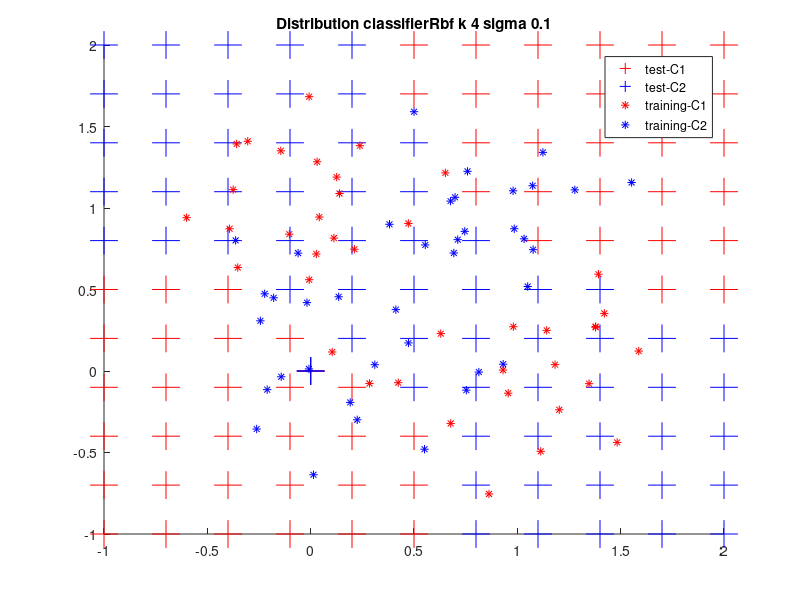

The MATLAB source for this figure:
#! /usr/bin/octave -qf

global mu = [0, 1; 1, 0; 0, 0; 1, 1];
global sigma = sqrt(0.1);
global nSampPerClass = 40;


# Generate samples
function _samples = generateSamples()
	global mu;
	global sigma;
	global nSampPerClass;

	_samples = [];
	samplesC1X = [];
	samplesC1Y = [];
	samplesC2X = [];
	samplesC2Y = [];

	subC1 = [[], []; [], []];
	subC2 = [[], []; [], []];
	for p = 1:2
		for d = 1:2
			myMu = mu(p, d);
			for s = 1:nSampPerClass
				subC1(p, d, s) = myMu + sigma*randn;
			endfor
		endfor
	endfor
	for p = 1:2
		for d = 1:2
			myMu = mu(2+p, d);
			for s = 1:nSampPerClass
				subC2(p, d, s) = myMu + sigma*randn;
			endfor
		endfor
	endfor

	for s = 1:nSampPerClass
		ci = 1 + mod(s, 2);
		x = subC1(ci, 1, s);
		y = subC1(ci, 2, s);
		samplesC1X(end+1) = x;
		samplesC1Y(end+1) = y;
	endfor

	for s = 1:nSampPerClass
		ci = 1 + mod(s, 2);
		x = subC2(ci, 1, s);
		y = subC2(ci, 2, s);
		samplesC2X(end+1) = x;
		samplesC2Y(end+1) = y;
	endfor

	_samples = [samplesC1Y; samplesC1X; samplesC2Y; samplesC2X];
endfunction


# measure distance between two data points
function _distance = distance(p1, p2)
	_distance = norm(p1-p2);
endfunction

# convenience function to access a datapoint
function _point = getPoint(data, index)
	_point = [data(index, 1), data(index, 2)];
endfunction



# 9.1 k Nearest Neighbors

function _knn = knn(dataTrainingC, point, k)
	distances = [];
	n = length(dataTrainingC);
	for i = 1:n # iterate over all training points
		x = getPoint(dataTrainingC, i); # training data point
		t = dataTrainingC(i, 3); # label
		# add distance and target of current point
		distances = [distances; distance(point, x), t];
	endfor
	distances = sortrows(distances); # sort rows (by first column -> sort by distance ascending)
	distances(k+1:end,:)=[]; # delete everything except the first k rows
	s = sum(distances, 1); # sum along the cols
	s(:,1) = []; # keep only the label sum
	_knn = round(s / k);
endfunction


# 9.2 Parzen Windows

function _pn = pn(dataTrainingC, point, parzenSigma)
	classesWeighted = [0, 0];
	n = length(dataTrainingC);
	for i = 1:n # iterate over all training points
		x = getPoint(dataTrainingC, i); # training data point
		t = dataTrainingC(i, 3); # label
		# add distance and target of current point
		classesWeighted(t) += 1 / sqrt(2*pi*parzenSigma^2) * exp(-distance(point, x)^2 / (2*parzenSigma^2));
	endfor
	if classesWeighted(1) > classesWeighted(2)
		_pn = 1;
	else
		_pn = 2;
	endif
endfunction



# 9.3 RBF Network

function _phi = phi(x, rbfMu, rbfSigma)
	_phi = exp(-1 * distance(x, rbfMu)^2 / 2 * rbfSigma^2);
endfunction

# calculate the k centroids
function _centroids = kmeans(dataTrainingC, k)
	n = length(dataTrainingC);
	# pick random data points as initial centroids
	t = [];
	for i = 1:k
		index = unidrnd(n);
		t = [t; getPoint(dataTrainingC, index)];
	endfor
	# update cenroids
	for i = 1:(10 * n)
		index = unidrnd(n);
		# choose data point
		x = getPoint(dataTrainingC, index);

		# determine closest centroid
		distances = [];
		for j = 1:length(t)
			distances = [distances; distance(x, t(j,:)), j];
		endfor
		distances = sortrows(distances);
		jnearest = distances(1,2);
		nearest = t(jnearest,:);

		# update centroid
		nearest = nearest + (1 / n) * (x - nearest);
		t(jnearest,:) = nearest;
	endfor
	_centroids = t;
endfunction


function plotClsDist(dataTrainingP, testC1, testC2, name)
	global mySamples;

	f = figure('Visible', 'off');
	hold on
	plot(testC1'(1,:), testC1'(2,:), 'r+', 'markersize', 20);
	plot(testC2'(1,:)', testC2'(2,:), 'b+', 'markersize', 20);

	plot(dataTrainingP(1,:), dataTrainingP(2,:), 'r*');
	plot(dataTrainingP(3,:), dataTrainingP(4,:), 'b*');
	title(strrep(strcat("Distribution_", name), "_", " "));
	legend(["test-C1"; "test-C2"; "training-C1"; "training-C2"]);
	print(strcat("out_", name, ".png"), "-dpng");
	hold off
endfunction


function _classifiedGrid = classifyGrid(dataTrainingC, classifier)
	global stepSize;

	_classifiedGrid = [];

	steps = -1 : stepSize : 2;
	for x = steps
		for y = steps
			tdi = length(_classifiedGrid) + 1;
			_classifiedGrid(tdi, 1) = x;
			_classifiedGrid(tdi, 2) = y;
			isInit = (x == -1) && (y == -1);
			_classifiedGrid(tdi, 3) = feval(classifier, dataTrainingC, [x, y], isInit);
		endfor
	endfor
endfunction



function _testClassData = separateTestDataIntoClasses(classifiedGrid, wantedClass)
	_testClassData = [];
	for tdi = 1:length(classifiedGrid)
		if classifiedGrid(tdi, 3) == wantedClass
			newInd = length(_testClassData) + 1;
			_testClassData(newInd, 1) = classifiedGrid(tdi, 1);
			_testClassData(newInd, 2) = classifiedGrid(tdi, 2);
			_testClassData(newInd, 3) = classifiedGrid(tdi, 3);
		end
	endfor
endfunction

function _cls = classifierKnn(dataTrainingC, point, isInit)
	global k;
	_cls = knn(dataTrainingC, point, k);
endfunction

function _cls = classifierParzen(dataTrainingC, point, isInit)
	global parzenSigma;
	_cls = pn(dataTrainingC, point, parzenSigma);
endfunction

function _cls = classifierRbf(dataTrainingC, point, isInit)
	global rbfK;
	global rbfSigma;
	global rbfMus;
	global rbfX;
	global rbfW;
	if isInit
		rbfMus = kmeans(dataTrainingC, rbfK);
		rbfX = dataTrainingC;
		rbfX(:,3:end)=[]; # delete the labels
		phiMatrix = [];
		for j = 1:rbfK
			phiCol = [];
			for alpha = 1:length(rbfX)
					phiCol = [phiCol; phi(rbfX(alpha), rbfMus(j), rbfSigma)];
			endfor
			phiMatrix = [phiMatrix phiCol];
		endfor
		% once we are here, phiMatrix is 80x4

		phiMatrix = [phiMatrix ones(length(rbfX), 1)]; % add bias, phiMatrix is now 80x5
		% get labels
		rbfT = dataTrainingC;
		rbfT(:,4)=[]; # delete the filler
		rbfT(:,1:2)=[]; # delete the data
		% comute weight vector
		rbfW = pinv(phiMatrix) * rbfT;
	endif

	% compute output
	y = 0;
	for j = 1:(rbfK)
		phiJ = phi(point, rbfMus(j), rbfSigma);
		y += rbfW(j) * phiJ;
	endfor
	% add bias
	y += y + rbfW(rbfK+1) * 1.0;

	if y < 0
		_cls = 1;
	else
		_cls = 2;
	endif
endfunction

function _cls = plotClassifier(dataTrainingC, dataTrainingP, classifier, nameSuffix)
	classifiedGrid = classifyGrid(dataTrainingC, classifier);
	testClassData1 = separateTestDataIntoClasses(classifiedGrid, 1);
	testClassData2 = separateTestDataIntoClasses(classifiedGrid, 2);

	name = strcat(classifier, "_", nameSuffix);
	plotClsDist(dataTrainingP, testClassData1, testClassData2, name);
endfunction


function plotKnn(dataTrainingC, dataTrainingP, myK)
	global k;
	k = myK;
	plotClassifier(dataTrainingC, dataTrainingP, 'classifierKnn', strcat("k_", num2str(k)));
endfunction

function plotParzen(dataTrainingC, dataTrainingP, mySigma)
	global parzenSigma;
	parzenSigma = mySigma;
	plotClassifier(dataTrainingC, dataTrainingP, 'classifierParzen', strcat("sigma_", num2str(parzenSigma)));
endfunction

function plotRbf(dataTrainingC, dataTrainingP, myK, mySigma)
	global rbfK;
	global rbfSigma;
	rbfK = myK;
	rbfSigma = mySigma;
	plotClassifier(dataTrainingC, dataTrainingP, 'classifierRbf', strcat("k_", num2str(rbfK), "_sigma_", num2str(rbfSigma)));
endfunction



dataTrainingP = generateSamples();

dataTrainingC = [
	dataTrainingP(1,:)' dataTrainingP(2,:)' 1 * ones(nSampPerClass, 1), zeros(nSampPerClass, 1);
	dataTrainingP(3,:)' dataTrainingP(4,:)' 2 * ones(nSampPerClass, 1), zeros(nSampPerClass, 1)];

global stepSize = 0.3;



%plotKnn(dataTrainingC, dataTrainingP, 1);
%plotKnn(dataTrainingC, dataTrainingP, 5);
%plotKnn(dataTrainingC, dataTrainingP, 25);

%plotParzen(dataTrainingC, dataTrainingP, 0.01);
%plotParzen(dataTrainingC, dataTrainingP, 0.1);
%plotParzen(dataTrainingC, dataTrainingP, 0.5);

plotRbf(dataTrainingC, dataTrainingP, 4,  0.1);
%plotRbf(dataTrainingC, dataTrainingP, 4, 0.5);
%plotRbf(dataTrainingC, dataTrainingP, 5, 0.1);
%plotRbf(dataTrainingC, dataTrainingP, 5, 0.5);
